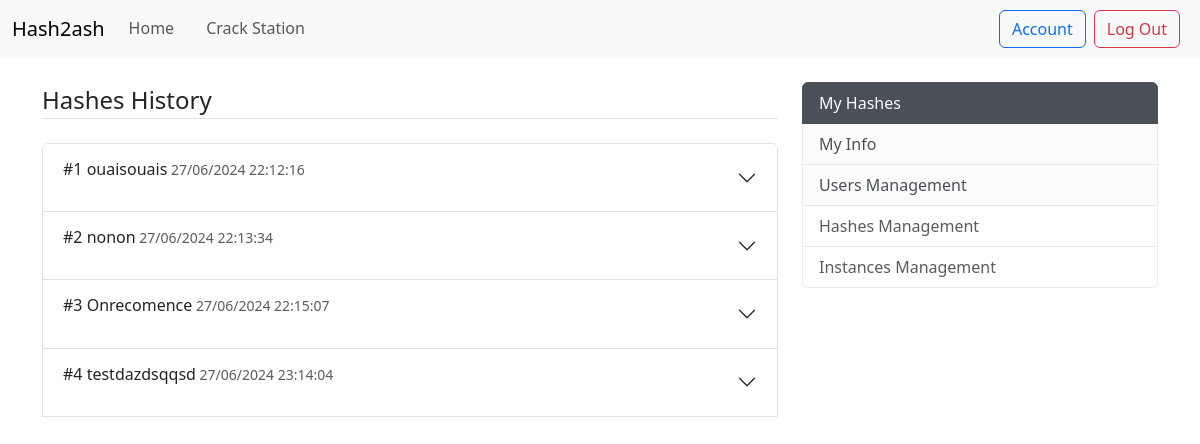
Screenshot of /account/myhashes (signed in) with the database file from the repository.
### hash2ash/models.py (models this page shows, shortened)
class Hashes(db.Model):
    id_hash = db.Column(db.Integer, primary_key=True)
    fk_id_user = db.Column(db.Integer, db.ForeignKey('users.id_user'), nullable=False)
    fk_id_instance = db.Column(db.Integer, db.ForeignKey('instances.id_instance'), nullable=True)
    date_start = db.Column(db.DateTime, nullable=False, default=datetime.utcnow)
    date_end = db.Column(db.DateTime, nullable=True)
    name = db.Column(db.String(60), nullable=False)
    hash = db.Column(db.String(255), nullable=False)
    power = db.Column(db.String(20), nullable=False)
    wordlist = db.Column(db.String(140), nullable=True)
    custom_wordlist = db.Column(db.String(140), nullable=True)
    algorithm = db.Column(db.String(20), nullable=False)
    result = db.Column(db.String(140), nullable=True) ## Hash déchiffré
    status = db.Column(db.String(20), nullable=False)
    provider = db.Column(db.String(20), nullable=False)
    progress = db.Column(db.Integer, nullable=False)
    price = db.Column(db.Float, nullable=False)

### hash2ash/routes.py (the view)
@app.route('/account', methods=['GET', 'POST'])
@app.route('/account/myhashes', methods=['GET', 'POST'])
@login_required
def account():
    hashes = Hashes.query.filter_by(fk_id_user=current_user.id_user).all()
    return render_template('accountMyhashes.html', title='My Hashes', hashes=hashes)

### hash2ash/models.py (called while the page is built)
@login_manager.user_loader # Fonction pour charger un utilisateur
def get_user(id_user):
    return Users.query.get(int(id_user))

### hash2ash/templates/accountMyhashes.html (shortened to what this page needs)
{% extends "layout.html" %}
{% block content %}
<div class="content-section mb-4">
    <legend class="border-bottom mb-4">Hashes History</legend>
    <div class="accordion" id="accordionPanelsStayOpenExample">
        {% if hashes %}
            {% for hash in hashes %}
            <div class="accordion-item">
                <h2 class="accordion-header">
                <button class="accordion-button collapsed" type="button" data-bs-toggle="collapse" data-bs-target="#panelsStayOpen-collapse{{hash.id_hash}}" aria-expanded="true" aria-controls="panelsStayOpen-collapseOne">
                    <p>#{{loop.index}} {{hash.name}}<small class="text-muted mx-6"> {{hash.date_start.strftime("%d/%m/%Y %H:%M:%S")}}</small> </p>
                </button>
                </h2>
            </div>
            {% endfor %}
        {% else %}
            <div>
                <p>No hashes found.</p>
            </div>
        {% endif %}
    </div>
</div>
{% endblock %}

### rows the page displays
Hashes: name "ouaisouais", date_start "27/06/2024 22:12:16"
Hashes: name "nonon", date_start "27/06/2024 22:13:34"
Hashes: name "Onrecomence", date_start "27/06/2024 22:15:07"
Hashes: name "testdazdsqqsd", date_start "27/06/2024 23:14:04"
